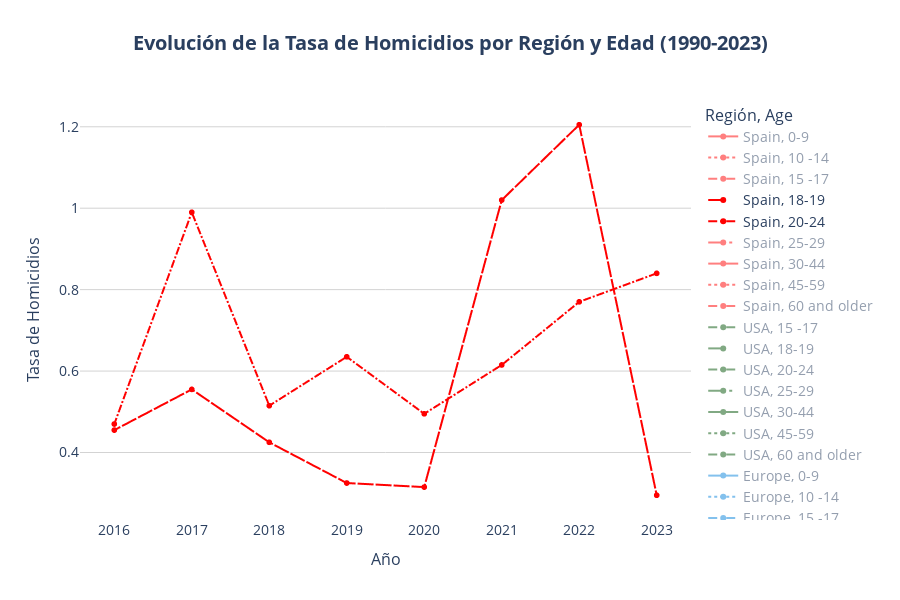

Here is the notebook cell this chart was saved with:
### Code cell
time_series_plot(
    df = df_time_series['country'],
    x='Year',
    y='homicides_rate',
    line_group='Country',
    line_dash='Age',
    color='Region_2',
    default_visible_name=['Spain, 18-19', 'Spain, 20-24'],
    title='Evolución de la Tasa de Homicidios por Región y Edad (1990-2023)',
    hover_data=HOVER_DATA['time_series_country'],
    labels=LABELS['time_series'],
    hovertemplate=HOVER_TEMPLATES['time_series_country'],
    color_discrete_map=COLOR_MAP['Region_2'],
    category_orders=CATEGORY_ORDERS,
    plot_save_path=os.path.join(PROJECT_PATH, 'plots', PLOT_FILENAME['time_series']),
    show=True
)
